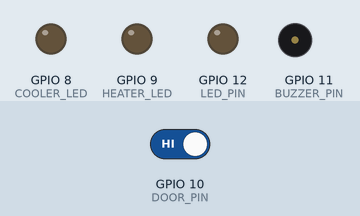
Bench run of a sketch on a simulated ESP32-S3. Shown: output pins drawn as LEDs (lit = HIGH), buzzer (waves = sounding, pin HIGH). Inputs (shaded band) come from the test bench; at power-on: GPIO 10 (DOOR_PIN) HIGH. What the sketch prints to the serial monitor is not drawn.

Above: at 1.4 s.
1.5 s: GPIO 10 (DOOR_PIN) driven LOW
At 2.3 s:
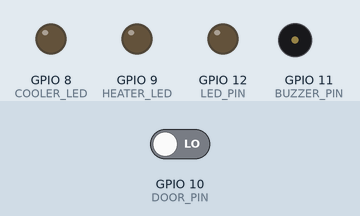
3.1 s: GPIO 10 (DOOR_PIN) driven HIGH
At 3.5 s:
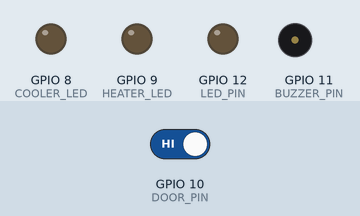
Timing chart, 0 to 6.1 s (numbered marks = the images above; inputs shaded):
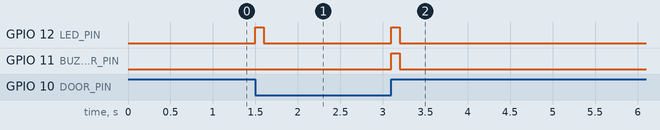

The sketch:

door.ino
```cpp
#include <WiFi.h>
#include <esp_now.h>
#include <esp_wifi.h>

// —— Pins ——
#define DOOR_PIN     10    // Reed switch (INPUT_PULLUP)
#define BUZZER_PIN   11    // Beeper on open
#define LED_PIN      12    // Status LED
#define HEATER_LED    9    // Red LED: Heater
#define COOLER_LED    8    // Blue LED: Cooler

// —— MAC of Edge1 (door-display node) ——
static const uint8_t EDGE1_MAC[6] = { 0x64, 0xE8, 0x33, 0x73, 0xD7, 0x80 };

// —— Payload types ——
#pragma pack(push,1)
struct DoorMsg {
  bool doorOpen;
};

enum ClimateCmd : uint8_t {
  CMD_OFF    = 0,
  CMD_HEATER = 1,
  CMD_COOLER = 2
};

struct ClimateMsg {
  ClimateCmd cmd;
};
#pragma pack(pop)

// —— State ——
bool lastDoorOpen;

// —— Handle incoming climate commands from Edge1 ——
void onClimateRecv(const uint8_t *mac_addr, const uint8_t *data, int len) {
  if (len != sizeof(ClimateMsg)) return;
  ClimateMsg m;
  memcpy(&m, data, sizeof(m));
  // Turn off both outputs
  digitalWrite(HEATER_LED, LOW);
  digitalWrite(COOLER_LED, LOW);
  // Apply command
  switch (m.cmd) {
    case CMD_HEATER:
      digitalWrite(HEATER_LED, HIGH);
      Serial.println("Climate: HEATER ON");
      break;
    case CMD_COOLER:
      digitalWrite(COOLER_LED, HIGH);
      Serial.println("Climate: COOLER ON");
      break;
    case CMD_OFF:
    default:
      Serial.println("Climate: OFF");
      break;
  }
}

void setup() {
  Serial.begin(115200);
  delay(200);

  // Configure pins
  pinMode(DOOR_PIN,   INPUT_PULLUP);
  pinMode(BUZZER_PIN, OUTPUT);
  pinMode(LED_PIN,    OUTPUT);
  pinMode(HEATER_LED, OUTPUT);
  pinMode(COOLER_LED, OUTPUT);

  // Initialize LEDs off
  digitalWrite(HEATER_LED, LOW);
  digitalWrite(COOLER_LED, LOW);

  // Read initial door state
  lastDoorOpen = (digitalRead(DOOR_PIN) == HIGH);

  // Wi-Fi and ESP-NOW setup on channel 1
  WiFi.mode(WIFI_STA);
  WiFi.disconnect();
  esp_wifi_set_channel(1, WIFI_SECOND_CHAN_NONE);
  if (esp_now_init() != ESP_OK) {
    Serial.println("ESP-NOW init failed");
    while (true) delay(500);
  }

  // Register callback for climate control messages
  esp_now_register_recv_cb(onClimateRecv);

  // Add Edge1 as peer
  esp_now_peer_info_t peer = {};
  memcpy(peer.peer_addr, EDGE1_MAC, 6);
  peer.channel = 1;
  peer.encrypt = false;
  if (esp_now_add_peer(&peer) != ESP_OK) {
    Serial.println("Failed to add Edge1 peer");
    while (true) delay(500);
  }

  Serial.println("Door sensor ready with climate control");
}

void loop() {
  bool doorOpen = (digitalRead(DOOR_PIN) == HIGH);

  // On state change
  if (doorOpen != lastDoorOpen) {
    // Blink status LED
    digitalWrite(LED_PIN, HIGH);
    if (doorOpen) digitalWrite(BUZZER_PIN, HIGH);
    delay(100);
    digitalWrite(LED_PIN, LOW);
    digitalWrite(BUZZER_PIN, LOW);

    // Send door state to Edge1
    DoorMsg msg = { doorOpen };
    esp_err_t err = esp_now_send(EDGE1_MAC, (uint8_t*)&msg, sizeof(msg));
    Serial.printf("Door %s → sent state=%s (err=%d)\n",
                  doorOpen?"OPENED":"CLOSED",
                  doorOpen?"true":"false",
                  err);
  }
  lastDoorOpen = doorOpen;

  delay(50); // debounce + CPU relief
}
```

Measured:
- after the input at 1.5 s, GPIO 12 (LED_PIN): LOW → HIGH at once, → LOW 0.10 s later
- after the input at 3.1 s, GPIO 12 (LED_PIN), GPIO 11 (BUZZER_PIN): LOW → HIGH at once, → LOW 0.10 s later
